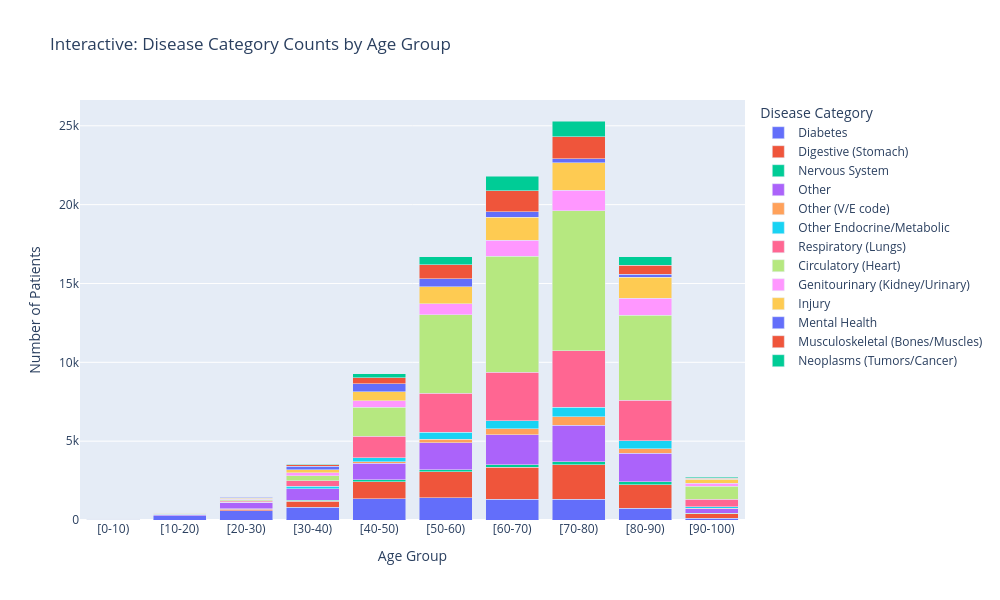

Source (notebook cell):
### Markdown cell above
## 9. Interactive Charts (Plotly)

These charts let you hover, zoom, and click to explore — good for dashboards.

### Code cell
plot_df = df[df['gender'] != 'Unknown'].groupby(
    ['age_group', 'disease_category']).size().reset_index(name='count')

fig = px.bar(
    plot_df, x='age_group', y='count', color='disease_category',
    category_orders={'age_group': age_order},
    title='Interactive: Disease Category Counts by Age Group',
    labels={'age_group': 'Age Group', 'count': 'Number of Patients', 'disease_category': 'Disease Category'}
)
fig.update_layout(barmode='stack', width=1000, height=600)
fig.show()

### Figure 1 — Plotly figure (JSON) as saved in the notebook; plotly's stock layout.template omitted (floating-point values rounded to 4 significant figures)
{"data": [{"hovertemplate": "Disease Category=Diabetes<br>Age Group=%{x}<br>Number of Patients=%{y}<extra></extra>", "legendgroup": "Diabetes", "marker": {"color": "#636efa", "pattern": {"shape": ""}}, "name": "Diabetes", "orientation": "v", "showlegend": true, "textposition": "auto", "type": "bar", "x": ["[0-10)", "[10-20)", "[20-30)", "[30-40)", "[40-50)", "[50-60)", "[60-70)", "[70-80)", "[80-90)", "[90-100)"], "xaxis": "x", "y": [48, 269, 575, 824, 1349, 1402, 1329, 1307, 740, 122], "yaxis": "y"}, {"hovertemplate": "Disease Category=Digestive (Stomach)<br>Age Group=%{x}<br>Number of Patients=%{y}<extra></extra>", "legendgroup": "Digestive (Stomach)", "marker": {"color": "#EF553B", "pattern": {"shape": ""}}, "name": "Digestive (Stomach)", "orientation": "v", "showlegend": true, "textposition": "auto", "type": "bar", "x": ["[0-10)", "[10-20)", "[20-30)", "[30-40)", "[40-50)", "[50-60)", "[60-70)", "[70-80)", "[80-90)", "[90-100)"], "xaxis": "x", "y": [1, 11, 121, 381, 1076, 1654, 2007, 2187, 1489, 260], "yaxis": "y"}, {"hovertemplate": "Disease Category=Nervous System<br>Age Group=%{x}<br>Number of Patients=%{y}<extra></extra>", "legendgroup": "Nervous System", "marker": {"color": "#00cc96", "pattern": {"shape": ""}}, "name": "Nervous System", "orientation": "v", "showlegend": true, "textposition": "auto", "type": "bar", "x": ["[0-10)", "[10-20)", "[20-30)", "[30-40)", "[40-50)", "[50-60)", "[60-70)", "[70-80)", "[80-90)", "[90-100)"], "xaxis": "x", "y": [1, 1, 8, 47, 118, 146, 165, 206, 195, 33], "yaxis": "y"}, {"hovertemplate": "Disease Category=Other<br>Age Group=%{x}<br>Number of Patients=%{y}<extra></extra>", "legendgroup": "Other", "marker": {"color": "#ab63fa", "pattern": {"shape": ""}}, "name": "Other", "orientation": "v", "showlegend": true, "textposition": "auto", "type": "bar", "x": ["[0-10)", "[10-20)", "[20-30)", "[30-40)", "[40-50)", "[50-60)", "[60-70)", "[70-80)", "[80-90)", "[90-100)"], "xaxis": "x", "y": [6, 55, 414, 722, 1063, 1701, 1909, 2317, 1795, 301], "yaxis": "y"}, {"hovertemplate": "Disease Category=Other (V/E code)<br>Age Group=%{x}<br>Number of Patients=%{y}<extra></extra>", "legendgroup": "Other (V/E code)", "marker": {"color": "#FFA15A", "pattern": {"shape": ""}}, "name": "Other (V/E code)", "orientation": "v", "showlegend": true, "textposition": "auto", "type": "bar", "x": ["[0-10)", "[10-20)", "[20-30)", "[30-40)", "[40-50)", "[50-60)", "[60-70)", "[70-80)", "[80-90)", "[90-100)"], "xaxis": "x", "y": [1, 1, 6, 21, 92, 231, 378, 525, 311, 35], "yaxis": "y"}, {"hovertemplate": "Disease Category=Other Endocrine/Metabolic<br>Age Group=%{x}<br>Number of Patients=%{y}<extra></extra>", "legendgroup": "Other Endocrine/Metabolic", "marker": {"color": "#19d3f3", "pattern": {"shape": ""}}, "name": "Other Endocrine/Metabolic", "orientation": "v", "showlegend": true, "textposition": "auto", "type": "bar", "x": ["[0-10)", "[10-20)", "[20-30)", "[30-40)", "[40-50)", "[50-60)", "[60-70)", "[70-80)", "[80-90)", "[90-100)"], "xaxis": "x", "y": [2, 13, 37, 131, 256, 439, 499, 611, 507, 97], "yaxis": "y"}, {"hovertemplate": "Disease Category=Respiratory (Lungs)<br>Age Group=%{x}<br>Number of Patients=%{y}<extra></extra>", "legendgroup": "Respiratory (Lungs)", "marker": {"color": "#FF6692", "pattern": {"shape": ""}}, "name": "Respiratory (Lungs)", "orientation": "v", "showlegend": true, "textposition": "auto", "type": "bar", "x": ["[0-10)", "[10-20)", "[20-30)", "[30-40)", "[40-50)", "[50-60)", "[60-70)", "[70-80)", "[80-90)", "[90-100)"], "xaxis": "x", "y": [6, 43, 65, 364, 1350, 2471, 3085, 3580, 2566, 463], "yaxis": "y"}, {"hovertemplate": "Disease Category=Circulatory (Heart)<br>Age Group=%{x}<br>Number of Patients=%{y}<extra></extra>", "legendgroup": "Circulatory (Heart)", "marker": {"color": "#B6E880", "pattern": {"shape": ""}}, "name": "Circulatory (Heart)", "orientation": "v", "showlegend": true, "textposition": "auto", "type": "bar", "x": ["[10-20)", "[20-30)", "[30-40)", "[40-50)", "[50-60)", "[60-70)", "[70-80)", "[80-90)", "[90-100)"], "xaxis": "x", "y": [5, 48, 332, 1838, 4976, 7354, 8873, 5388, 815], "yaxis": "y"}, {"hovertemplate": "Disease Category=Genitourinary (Kidney/Urinary)<br>Age Group=%{x}<br>Number of Patients=%{y}<extra></extra>", "legendgroup": "Genitourinary (Kidney/Urinary)", "marker": {"color": "#FF97FF", "pattern": {"shape": ""}}, "name": "Genitourinary (Kidney/Urinary)", "orientation": "v", "showlegend": true, "textposition": "auto", "type": "bar", "x": ["[10-20)", "[20-30)", "[30-40)", "[40-50)", "[50-60)", "[60-70)", "[70-80)", "[80-90)", "[90-100)"], "xaxis": "x", "y": [11, 58, 179, 418, 692, 1006, 1321, 1088, 210], "yaxis": "y"}, {"hovertemplate": "Disease Category=Injury<br>Age Group=%{x}<br>Number of Patients=%{y}<extra></extra>", "legendgroup": "Injury", "marker": {"color": "#FECB52", "pattern": {"shape": ""}}, "name": "Injury", "orientation": "v", "showlegend": true, "textposition": "auto", "type": "bar", "x": ["[10-20)", "[20-30)", "[30-40)", "[40-50)", "[50-60)", "[60-70)", "[70-80)", "[80-90)", "[90-100)"], "xaxis": "x", "y": [26, 60, 201, 577, 1078, 1462, 1723, 1318, 258], "yaxis": "y"}, {"hovertemplate": "Disease Category=Mental Health<br>Age Group=%{x}<br>Number of Patients=%{y}<extra></extra>", "legendgroup": "Mental Health", "marker": {"color": "#636efa", "pattern": {"shape": ""}}, "name": "Mental Health", "orientation": "v", "showlegend": true, "textposition": "auto", "type": "bar", "x": ["[10-20)", "[20-30)", "[30-40)", "[40-50)", "[50-60)", "[60-70)", "[70-80)", "[80-90)", "[90-100)"], "xaxis": "x", "y": [26, 63, 206, 497, 509, 366, 274, 177, 27], "yaxis": "y"}, {"hovertemplate": "Disease Category=Musculoskeletal (Bones/Muscles)<br>Age Group=%{x}<br>Number of Patients=%{y}<extra></extra>", "legendgroup": "Musculoskeletal (Bones/Muscles)", "marker": {"color": "#EF553B", "pattern": {"shape": ""}}, "name": "Musculoskeletal (Bones/Muscles)", "orientation": "v", "showlegend": true, "textposition": "auto", "type": "bar", "x": ["[10-20)", "[20-30)", "[30-40)", "[40-50)", "[50-60)", "[60-70)", "[70-80)", "[80-90)", "[90-100)"], "xaxis": "x", "y": [2, 15, 110, 400, 874, 1331, 1388, 579, 40], "yaxis": "y"}, {"hovertemplate": "Disease Category=Neoplasms (Tumors/Cancer)<br>Age Group=%{x}<br>Number of Patients=%{y}<extra></extra>", "legendgroup": "Neoplasms (Tumors/Cancer)", "marker": {"color": "#00cc96", "pattern": {"shape": ""}}, "name": "Neoplasms (Tumors/Cancer)", "orientation": "v", "showlegend": true, "textposition": "auto", "type": "bar", "x": ["[10-20)", "[20-30)", "[30-40)", "[40-50)", "[50-60)", "[60-70)", "[70-80)", "[80-90)", "[90-100)"], "xaxis": "x", "y": [3, 8, 30, 231, 524, 918, 993, 549, 56], "yaxis": "y"}], "layout": {"barmode": "stack", "height": 600, "legend": {"title": {"text": "Disease Category"}, "tracegroupgap": 0}, "title": {"text": "Interactive: Disease Category Counts by Age Group"}, "width": 1000, "xaxis": {"anchor": "y", "categoryarray": ["[0-10)", "[10-20)", "[20-30)", "[30-40)", "[40-50)", "[50-60)", "[60-70)", "[70-80)", "[80-90)", "[90-100)"], "categoryorder": "array", "domain": [0.0, 1.0], "title": {"text": "Age Group"}}, "yaxis": {"anchor": "x", "domain": [0.0, 1.0], "title": {"text": "Number of Patients"}}}}
